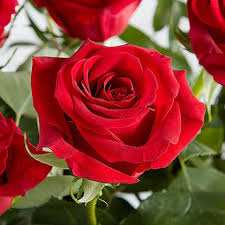
#> input picture practice_session/Computer Vision/images.jpg, 225 x 225 px
$ python f.py
#> lines starting #> are read from the running program, lines starting #| are printed output that depends on the picture; after the words box and inside, x2 and y2 are one past the last pixel; in counts of white or black regions, pixels touching at a corner belong together
#CODE 10

import cv2

img = cv2.imread("images.jpg", 0)
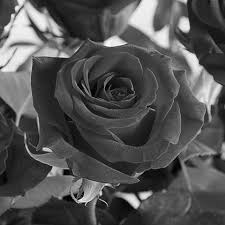
#> img: shape (225, 225); min 0, max 255, mean 81.9

edges = cv2.Canny(img, 100, 200)
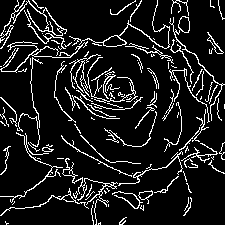
#> edges: shape (225, 225); 11.2% white in thin lines or dots

cv2.imshow("Edges", edges)
cv2.waitKey(0)
cv2.destroyAllWindows()


#CODE 11

import cv2

# Load pre-trained classifier
face_cascade = cv2.CascadeClassifier(cv2.data.haarcascades + "haarcascade_frontalface_default.xml")

img = cv2.imread("images.jpg")
#> img is the input picture: shape (225, 225, 3); mean B, G, R 49.2, 59.2, 139.6
gray = cv2.cvtColor(img, cv2.COLOR_BGR2GRAY)

faces = face_cascade.detectMultiScale(gray, 1.1, 4)
#> faces = ()

for (x, y, w, h) in faces:
    cv2.rectangle(img, (x, y), (x+w, y+h), (255, 0, 0), 2)
#> this loop made 0 passes

cv2.imshow("Face Detection", img)
cv2.waitKey(0)
cv2.destroyAllWindows()
#CODE 12

import cv2

img = cv2.imread("images.jpg")
gray = cv2.cvtColor(img, cv2.COLOR_BGR2GRAY)

# Threshold
_, thresh = cv2.threshold(gray, 127, 255, cv2.THRESH_BINARY)
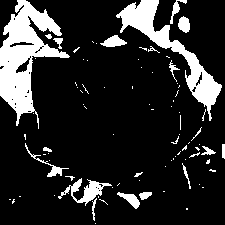
#> thresh: shape (225, 225); 16.4% white; 85 white regions (64 under 20 px)

# Find contours
contours, _ = cv2.findContours(thresh, cv2.RETR_TREE, cv2.CHAIN_APPROX_SIMPLE)
#> contours = 113 contours, 95 with area under 20; largest, box (x1, y1, x2, y2) and area: (0, 0, 70, 129) 3664, (116, 0, 222, 121) 2338, (58, 178, 112, 206) 405, (100, 35, 127, 47) 158, (117, 192, 140, 209) 143

# Draw contours
cv2.drawContours(img, contours, -1, (0, 255, 0), 2)
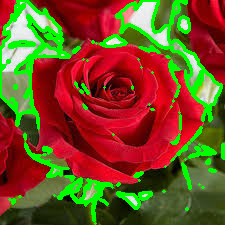
#> img: shape (225, 225, 3); 14.87% of pixels changed, all inside (x1, y1, x2, y2) = (0, 0, 225, 225)

cv2.imshow("Contours", img)
cv2.waitKey(0)
cv2.destroyAllWindows()
#CODE 13

import cv2

img = cv2.imread("images.jpg")
hsv = cv2.cvtColor(img, cv2.COLOR_BGR2HSV)
#> hsv: shape (225, 225, 3); mean H, S, V 91.5, 186.9, 144.3

# Define blue color range
lower_blue = (100, 150, 0)
upper_blue = (140, 255, 255)

mask = cv2.inRange(hsv, lower_blue, upper_blue)
#> mask: shape (225, 225); 0.03% white in thin lines or dots, all inside (x1, y1, x2, y2) = (67, 165, 179, 201)
result = cv2.bitwise_and(img, img, mask=mask)

cv2.imshow("Original", img)
cv2.imshow("Mask", mask)
cv2.imshow("Filtered", result)
cv2.waitKey(0)
cv2.destroyAllWindows()
#CODE 14

import cv2
import numpy as np

img = cv2.imread("images.jpg")
mask = np.zeros(img.shape[:2], np.uint8)

bgdModel = np.zeros((1, 65), np.float64)
fgdModel = np.zeros((1, 65), np.float64)

rect = (50, 50, 400, 500)  # ROI

cv2.grabCut(img, mask, rect, bgdModel, fgdModel, 5, cv2.GC_INIT_WITH_RECT)

mask2 = np.where((mask == 2) | (mask == 0), 0, 1).astype("uint8")
result = img * mask2[:, :, np.newaxis]

cv2.imshow("Original", img)
cv2.imshow("Foreground Extracted", result)
cv2.waitKey(0)
cv2.destroyAllWindows()
#CODE 15

import cv2

cap = cv2.VideoCapture(0)

while True:
    ret, frame = cap.read()
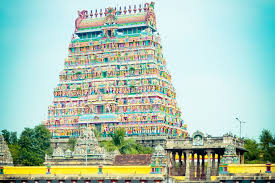
#> input picture 1.png, 275 x 183 px, given in place of the camera
#> frame is the input picture: shape (183, 275, 3); mean B, G, R 179.3, 195.8, 169.6
    hsv = cv2.cvtColor(frame, cv2.COLOR_BGR2HSV)
#> hsv: shape (183, 275, 3); mean H, S, V 72.5, 74.5, 203.8

    # Blue color range
    lower_blue = (100, 150, 0)
    upper_blue = (140, 255, 255)

    mask = cv2.inRange(hsv, lower_blue, upper_blue)
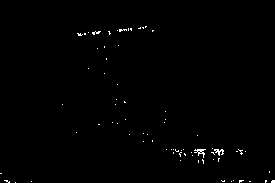
#> mask: shape (183, 275); 0.6% white in thin lines or dots, all inside (x1, y1, x2, y2) = (0, 26, 275, 183)
    result = cv2.bitwise_and(frame, frame, mask=mask)
#> result: shape (183, 275, 3)

    cv2.imshow("Frame", frame)
    cv2.imshow("Mask", mask)
    cv2.imshow("Tracked", result)

    if cv2.waitKey(1) & 0xFF == ord('q'):
#> (key q is pressed here)
        break

cap.release()
cv2.destroyAllWindows()
#CODE 16

import cv2
import numpy as np

img = cv2.imread("images.jpg", 0)

_, thresh = cv2.threshold(img, 127, 255, cv2.THRESH_BINARY_INV)
#> thresh: shape (225, 225); 83.5% white; 86 black regions (65 under 20 px), largest, box (x1, y1, x2, y2) and area: (0, 0, 70, 129) 3725, (116, 0, 222, 121) 2497, (58, 178, 112, 206) 494

kernel = np.ones((5, 5), np.uint8)

erosion = cv2.erode(thresh, kernel, iterations=1)
#> erosion: shape (225, 225); 69.7% white; 26 black regions, largest, box (x1, y1, x2, y2) and area: (0, 0, 82, 131) 5223, (90, 0, 224, 123) 4822, (22, 132, 122, 225) 2168
dilation = cv2.dilate(thresh, kernel, iterations=1)
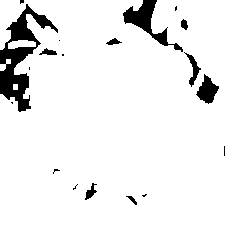
#> dilation: shape (225, 225); 92.5% white; 19 black regions (10 under 20 px), largest, box (x1, y1, x2, y2) and area: (0, 4, 58, 112) 2041, (123, 0, 183, 52) 836, (196, 74, 219, 104) 367

cv2.imshow("Original", thresh)
cv2.imshow("Erosion", erosion)
cv2.imshow("Dilation", dilation)
cv2.waitKey(0)
cv2.destroyAllWindows()
